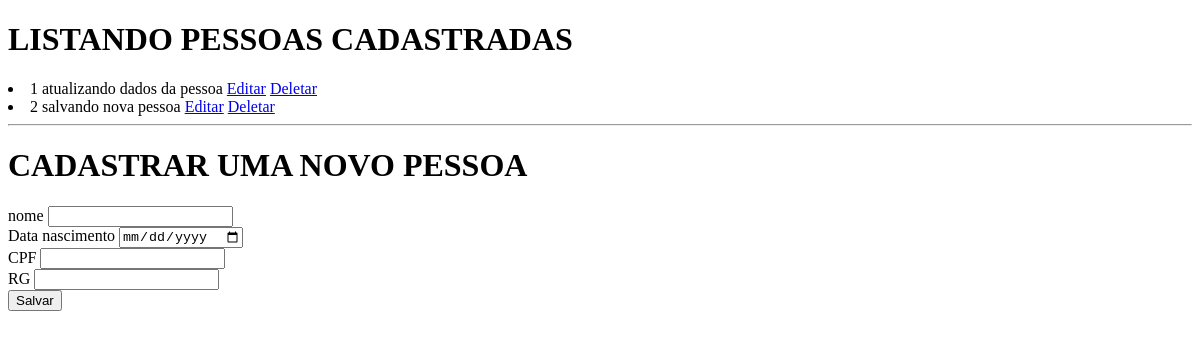
The app's page /, older data.
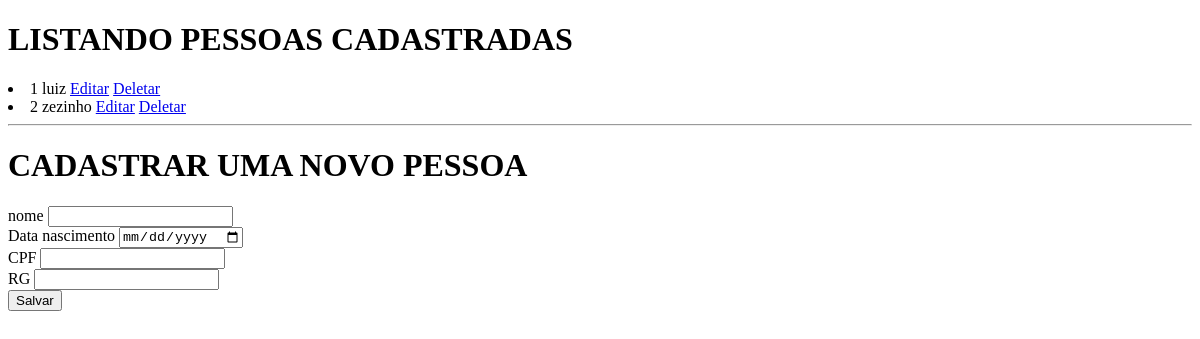
The same page, newer data.
### PessoasCrud/models.py (models this page shows, shortened)
class Pessoa(models.Model):
    nome = models.CharField(max_length=100)
    cpf = models.CharField(max_length=15)
    rg = models.CharField(max_length=20)
    data_nascimento = models.DateField(blank=True)

### PessoasCrud/views.py (the view)
# urls.py: 2. Add a URL to urlpatterns:  path('', views.home, name='home')
def home(request):
    pessoas = Pessoa.objects.all()
    return render(request, 'index.html', {'pessoas': pessoas})

### PessoasCrud/templates/index.html (shortened to what this page needs)
<!doctype html>
<html lang="en">
<head>
</head>
<body>
    <h1>LISTANDO PESSOAS CADASTRADAS</h1>
    {% for pessoa in pessoas %}
        <li>
            {{pessoa.id}} {{pessoa.nome}}
            <a href="{% url 'editar' pessoa.id %}">Editar</a>
            <a href="{% url 'deletar' pessoa.id %}">Deletar</a>
        </li>
    {% endfor %}
    <hr>
    <h1>CADASTRAR UMA NOVO PESSOA</h1>
    <form action="{% url 'salvar' %}" method="POST">
        <div>
            <label>nome</label>
            <input type="text" name="nome" id="nome">
        </div>
        <div>
             <label>Data nascimento</label>
            <input type="date" name="data_nascimento" id="data_nascimento">
        </div>
        <div>
            <label>CPF</label>
            <input type="text" name="cpf" id="cpf">
        </div>
        <div>
            <label>RG</label>
            <input type="text" name="rg" id="rg">
        </div>
        <button type="submit">Salvar</button>
    </form>

Row changes from the older to the newer data that the page shows:
changed Pessoa id 1: nome "atualizando dados da pessoa" → "luiz"
changed Pessoa id 2: nome "salvando nova pessoa" → "zezinho"
